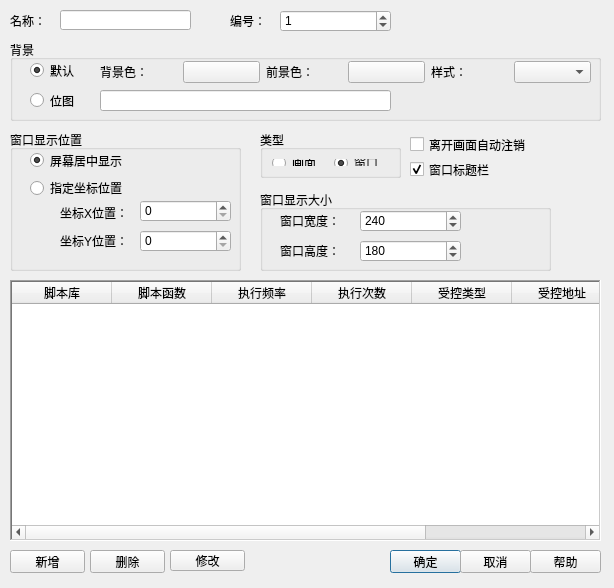
<?xml version="1.0" encoding="UTF-8"?>
<ui version="4.0">
 <class>QNewWindowDlg</class>
 <widget class="QDialog" name="QNewWindowDlg">
  <property name="geometry">
   <rect>
    <x>0</x>
    <y>0</y>
    <width>614</width>
    <height>588</height>
   </rect>
  </property>
  <property name="windowTitle">
   <string>新建窗口</string>
  </property>
  <widget class="QLabel" name="label">
   <property name="geometry">
    <rect>
     <x>10</x>
     <y>10</y>
     <width>41</width>
     <height>21</height>
    </rect>
   </property>
   <property name="text">
    <string>名称：</string>
   </property>
  </widget>
  <widget class="QLineEdit" name="lineEdit_name">
   <property name="geometry">
    <rect>
     <x>60</x>
     <y>10</y>
     <width>131</width>
     <height>20</height>
    </rect>
   </property>
  </widget>
  <widget class="QPushButton" name="pushButton_ok">
   <property name="geometry">
    <rect>
     <x>390</x>
     <y>550</y>
     <width>71</width>
     <height>23</height>
    </rect>
   </property>
   <property name="text">
    <string>确定</string>
   </property>
   <property name="default">
    <bool>true</bool>
   </property>
  </widget>
  <widget class="QPushButton" name="pushButton_cancel">
   <property name="geometry">
    <rect>
     <x>460</x>
     <y>550</y>
     <width>71</width>
     <height>23</height>
    </rect>
   </property>
   <property name="text">
    <string>取消</string>
   </property>
  </widget>
  <widget class="QGroupBox" name="groupBox_windowtype">
   <property name="geometry">
    <rect>
     <x>260</x>
     <y>130</y>
     <width>141</width>
     <height>48</height>
    </rect>
   </property>
   <property name="title">
    <string>类型</string>
   </property>
   <layout class="QHBoxLayout" name="horizontalLayout">
    <item>
     <widget class="QRadioButton" name="radioButton_screen">
      <property name="text">
       <string>画面</string>
      </property>
      <property name="checked">
       <bool>false</bool>
      </property>
     </widget>
    </item>
    <item>
     <widget class="QRadioButton" name="radioButton_window">
      <property name="text">
       <string>窗口</string>
      </property>
      <property name="checked">
       <bool>true</bool>
      </property>
     </widget>
    </item>
   </layout>
  </widget>
  <widget class="QGroupBox" name="groupBox_2">
   <property name="geometry">
    <rect>
     <x>10</x>
     <y>40</y>
     <width>591</width>
     <height>81</height>
    </rect>
   </property>
   <property name="title">
    <string>背景</string>
   </property>
   <property name="checkable">
    <bool>false</bool>
   </property>
   <widget class="QRadioButton" name="newscreen_silence_radiobutton">
    <property name="geometry">
     <rect>
      <x>20</x>
      <y>20</y>
      <width>61</width>
      <height>21</height>
     </rect>
    </property>
    <property name="focusPolicy">
     <enum>Qt::NoFocus</enum>
    </property>
    <property name="autoFillBackground">
     <bool>false</bool>
    </property>
    <property name="text">
     <string>默认</string>
    </property>
    <property name="checked">
     <bool>true</bool>
    </property>
   </widget>
   <widget class="QRadioButton" name="newscreen_picture_radiobutton">
    <property name="geometry">
     <rect>
      <x>20</x>
      <y>50</y>
      <width>61</width>
      <height>21</height>
     </rect>
    </property>
    <property name="text">
     <string>位图</string>
    </property>
   </widget>
   <widget class="QLineEdit" name="newscreen_picture_lineedit">
    <property name="enabled">
     <bool>true</bool>
    </property>
    <property name="geometry">
     <rect>
      <x>90</x>
      <y>50</y>
      <width>291</width>
      <height>21</height>
     </rect>
    </property>
    <property name="acceptDrops">
     <bool>true</bool>
    </property>
    <property name="dragEnabled">
     <bool>false</bool>
    </property>
    <property name="readOnly">
     <bool>true</bool>
    </property>
   </widget>
   <widget class="QPushButton" name="newscreen_picture_pushButton">
    <property name="geometry">
     <rect>
      <x>380</x>
      <y>50</y>
      <width>21</width>
      <height>20</height>
     </rect>
    </property>
    <property name="text">
     <string/>
    </property>
    <property name="icon">
     <iconset resource="../../resourse.qrc">
      <normaloff>:/standardtool/images/standardtool/open.ico</normaloff>:/standardtool/images/standardtool/open.ico</iconset>
    </property>
    <property name="flat">
     <bool>true</bool>
    </property>
   </widget>
   <widget class="QWidget" name="">
    <property name="geometry">
     <rect>
      <x>90</x>
      <y>20</y>
      <width>491</width>
      <height>25</height>
     </rect>
    </property>
    <layout class="QGridLayout" name="gridLayout">
     <item row="0" column="0">
      <widget class="QLabel" name="label_8">
       <property name="text">
        <string>背景色：</string>
       </property>
      </widget>
     </item>
     <item row="0" column="1">
      <widget class="QPushButton" name="BK_Color">
       <property name="focusPolicy">
        <enum>Qt::NoFocus</enum>
       </property>
       <property name="text">
        <string/>
       </property>
      </widget>
     </item>
     <item row="0" column="2">
      <widget class="QLabel" name="label_frontcolor">
       <property name="text">
        <string>前景色：</string>
       </property>
      </widget>
     </item>
     <item row="0" column="3">
      <widget class="QPushButton" name="newscreen_pushButton_frontcolor">
       <property name="focusPolicy">
        <enum>Qt::NoFocus</enum>
       </property>
       <property name="text">
        <string/>
       </property>
       <property name="checkable">
        <bool>false</bool>
       </property>
       <property name="checked">
        <bool>false</bool>
       </property>
       <property name="autoRepeat">
        <bool>false</bool>
       </property>
       <property name="autoExclusive">
        <bool>false</bool>
       </property>
       <property name="autoDefault">
        <bool>false</bool>
       </property>
       <property name="default">
        <bool>false</bool>
       </property>
       <property name="flat">
        <bool>false</bool>
       </property>
      </widget>
     </item>
     <item row="0" column="4">
      <widget class="QLabel" name="label_style">
       <property name="text">
        <string>样式：</string>
       </property>
       <property name="alignment">
        <set>Qt::AlignLeading|Qt::AlignLeft|Qt::AlignVCenter</set>
       </property>
      </widget>
     </item>
     <item row="0" column="5">
      <widget class="QComboBox" name="newscreen_style_combobox">
       <property name="focusPolicy">
        <enum>Qt::NoFocus</enum>
       </property>
      </widget>
     </item>
    </layout>
   </widget>
  </widget>
  <widget class="QGroupBox" name="groupBox_pos">
   <property name="geometry">
    <rect>
     <x>10</x>
     <y>130</y>
     <width>231</width>
     <height>141</height>
    </rect>
   </property>
   <property name="title">
    <string>窗口显示位置</string>
   </property>
   <widget class="QRadioButton" name="radioButton_center">
    <property name="geometry">
     <rect>
      <x>20</x>
      <y>20</y>
      <width>161</width>
      <height>21</height>
     </rect>
    </property>
    <property name="focusPolicy">
     <enum>Qt::NoFocus</enum>
    </property>
    <property name="text">
     <string>屏幕居中显示</string>
    </property>
    <property name="checked">
     <bool>true</bool>
    </property>
   </widget>
   <widget class="QRadioButton" name="radioButton_pos">
    <property name="geometry">
     <rect>
      <x>20</x>
      <y>50</y>
      <width>151</width>
      <height>16</height>
     </rect>
    </property>
    <property name="focusPolicy">
     <enum>Qt::NoFocus</enum>
    </property>
    <property name="text">
     <string>指定坐标位置</string>
    </property>
   </widget>
   <widget class="QLabel" name="label_x">
    <property name="geometry">
     <rect>
      <x>50</x>
      <y>72</y>
      <width>71</width>
      <height>21</height>
     </rect>
    </property>
    <property name="text">
     <string>坐标X位置：</string>
    </property>
   </widget>
   <widget class="QLabel" name="label_y">
    <property name="geometry">
     <rect>
      <x>50</x>
      <y>100</y>
      <width>71</width>
      <height>21</height>
     </rect>
    </property>
    <property name="text">
     <string>坐标Y位置：</string>
    </property>
   </widget>
   <widget class="QSpinBox" name="spinBox_x">
    <property name="geometry">
     <rect>
      <x>130</x>
      <y>70</y>
      <width>91</width>
      <height>22</height>
     </rect>
    </property>
    <property name="maximum">
     <number>1000</number>
    </property>
   </widget>
   <widget class="QSpinBox" name="spinBox_y">
    <property name="geometry">
     <rect>
      <x>130</x>
      <y>100</y>
      <width>91</width>
      <height>22</height>
     </rect>
    </property>
    <property name="maximum">
     <number>1000</number>
    </property>
   </widget>
  </widget>
  <widget class="QGroupBox" name="groupBox_size">
   <property name="geometry">
    <rect>
     <x>260</x>
     <y>190</y>
     <width>291</width>
     <height>81</height>
    </rect>
   </property>
   <property name="title">
    <string>窗口显示大小</string>
   </property>
   <widget class="QLabel" name="label_2">
    <property name="geometry">
     <rect>
      <x>20</x>
      <y>20</y>
      <width>71</width>
      <height>21</height>
     </rect>
    </property>
    <property name="text">
     <string>窗口宽度：</string>
    </property>
   </widget>
   <widget class="QLabel" name="label_3">
    <property name="geometry">
     <rect>
      <x>20</x>
      <y>50</y>
      <width>71</width>
      <height>21</height>
     </rect>
    </property>
    <property name="text">
     <string>窗口高度：</string>
    </property>
   </widget>
   <widget class="QSpinBox" name="spinBox_w">
    <property name="geometry">
     <rect>
      <x>100</x>
      <y>20</y>
      <width>101</width>
      <height>22</height>
     </rect>
    </property>
    <property name="minimum">
     <number>100</number>
    </property>
    <property name="maximum">
     <number>800</number>
    </property>
    <property name="value">
     <number>240</number>
    </property>
   </widget>
   <widget class="QSpinBox" name="spinBox_h">
    <property name="geometry">
     <rect>
      <x>100</x>
      <y>50</y>
      <width>101</width>
      <height>22</height>
     </rect>
    </property>
    <property name="minimum">
     <number>100</number>
    </property>
    <property name="maximum">
     <number>480</number>
    </property>
    <property name="value">
     <number>180</number>
    </property>
   </widget>
  </widget>
  <widget class="QPushButton" name="helpbtn">
   <property name="geometry">
    <rect>
     <x>530</x>
     <y>550</y>
     <width>71</width>
     <height>23</height>
    </rect>
   </property>
   <property name="text">
    <string>帮助</string>
   </property>
  </widget>
  <widget class="QTableWidget" name="tableWidget">
   <property name="geometry">
    <rect>
     <x>10</x>
     <y>280</y>
     <width>591</width>
     <height>261</height>
    </rect>
   </property>
   <property name="frameShape">
    <enum>QFrame::WinPanel</enum>
   </property>
   <column>
    <property name="text">
     <string>脚本库</string>
    </property>
   </column>
   <column>
    <property name="text">
     <string>脚本函数</string>
    </property>
   </column>
   <column>
    <property name="text">
     <string>执行频率</string>
    </property>
   </column>
   <column>
    <property name="text">
     <string>执行次数</string>
    </property>
   </column>
   <column>
    <property name="text">
     <string>受控类型</string>
    </property>
   </column>
   <column>
    <property name="text">
     <string>受控地址</string>
    </property>
   </column>
   <column>
    <property name="text">
     <string>执行条件</string>
    </property>
   </column>
  </widget>
  <widget class="QPushButton" name="pushButton_del">
   <property name="geometry">
    <rect>
     <x>90</x>
     <y>550</y>
     <width>75</width>
     <height>23</height>
    </rect>
   </property>
   <property name="text">
    <string>删除</string>
   </property>
  </widget>
  <widget class="QPushButton" name="pushButton_ch">
   <property name="geometry">
    <rect>
     <x>170</x>
     <y>550</y>
     <width>75</width>
     <height>21</height>
    </rect>
   </property>
   <property name="text">
    <string>修改</string>
   </property>
  </widget>
  <widget class="QPushButton" name="pushButton_new">
   <property name="geometry">
    <rect>
     <x>10</x>
     <y>550</y>
     <width>75</width>
     <height>23</height>
    </rect>
   </property>
   <property name="text">
    <string>新增</string>
   </property>
  </widget>
  <widget class="QLabel" name="label_4">
   <property name="geometry">
    <rect>
     <x>230</x>
     <y>10</y>
     <width>41</width>
     <height>21</height>
    </rect>
   </property>
   <property name="text">
    <string>编号：</string>
   </property>
  </widget>
  <widget class="QSpinBox" name="spinBox">
   <property name="geometry">
    <rect>
     <x>280</x>
     <y>10</y>
     <width>111</width>
     <height>22</height>
    </rect>
   </property>
   <property name="maximum">
    <number>999</number>
   </property>
   <property name="value">
    <number>1</number>
   </property>
  </widget>
  <widget class="QCheckBox" name="check_logout">
   <property name="geometry">
    <rect>
     <x>410</x>
     <y>134</y>
     <width>201</width>
     <height>21</height>
    </rect>
   </property>
   <property name="text">
    <string>离开画面自动注销</string>
   </property>
   <property name="checked">
    <bool>false</bool>
   </property>
  </widget>
  <widget class="QCheckBox" name="check_title">
   <property name="geometry">
    <rect>
     <x>410</x>
     <y>159</y>
     <width>201</width>
     <height>21</height>
    </rect>
   </property>
   <property name="text">
    <string>窗口标题栏</string>
   </property>
   <property name="checked">
    <bool>true</bool>
   </property>
  </widget>
 </widget>
 <resources>
  <include location="../../resourse.qrc"/>
 </resources>
 <connections/>
</ui>
